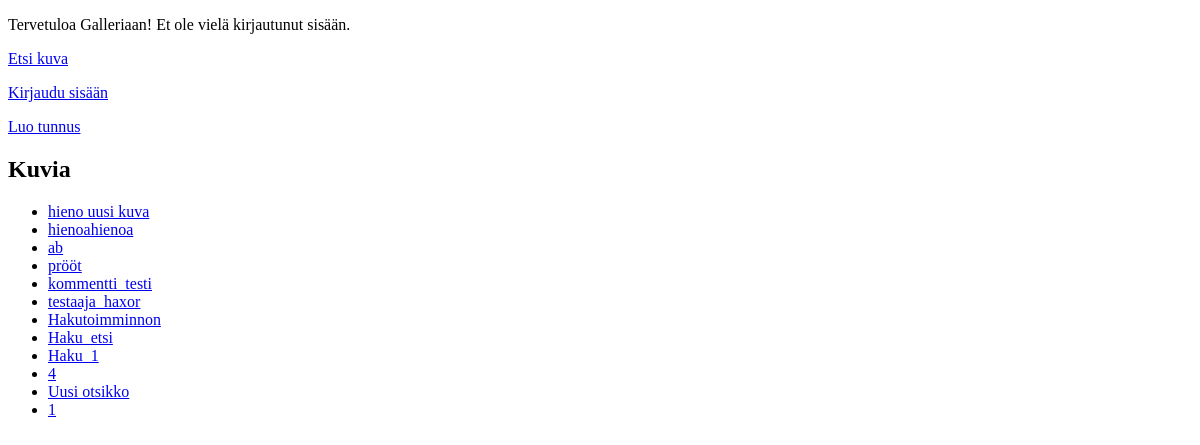
Before: / with the older database file.
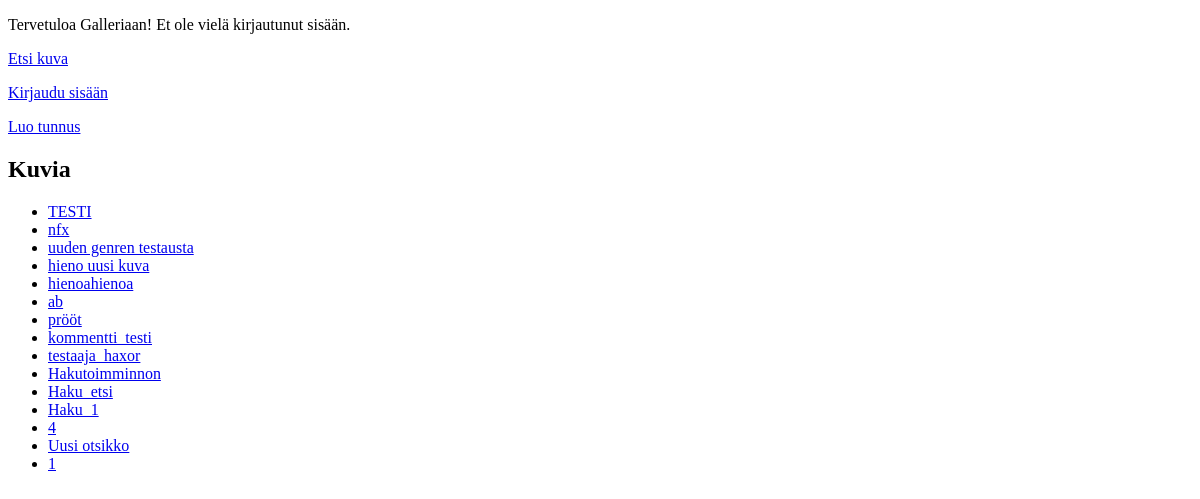
After: the same page with the newer database file.
### tables this page shows
CREATE TABLE images (
id INTEGER PRIMARY KEY,
title TEXT,
kuvaus TEXT,
genre TEXT,
user_id INTEGER REFERENCES users,
date_added TEXT
);

### app.py (the view)
@app.route("/")
def index():
    all_images = images.get_images()
    return render_template("index.html", images=all_images)

### db.py (called while the page is built)
def get_connection():
    con = sqlite3.connect("database.db")
    con.execute("PRAGMA foreign_keys = ON")
    con.row_factory = sqlite3.Row
    return con

def query(sql, params=[]):
    con = get_connection()
    result = con.execute(sql, params).fetchall()
    con.close()
    return result

### images.py (called while the page is built)
def get_images():
    sql = "SELECT id, title FROM images ORDER BY id DESC"
    return db.query(sql)

### templates/index.html (shortened to what this page needs)
<!DOCTYPE html>
<html>
<head>
</head>
<body>
    {% if session.username %}
    <p>
        Olet kirjautunut nimellä {{ session.username }}, id-numerosi on {{ session.user_id }}
    </p>
    <p>
        <a href="/find_image">Etsi kuva</a>
    </p>
    <p>
        <a href="/add_image">Lisää kuva</a>
    </p>
    <p>
        <a href="/logout">Kirjaudu ulos</a>
    </p>
    {% else %}
    <p>
        Tervetuloa Galleriaan!
        Et ole vielä kirjautunut sisään.
    </p>
    <p>
        <a href="/find_image">Etsi kuva</a>
    </p>
    <p>
        <a href="/login">Kirjaudu sisään</a>
    </p>
    <p>
        <a href="/register">Luo tunnus</a>
    </p>
    {% endif %}
    <h2>Kuvia</h2>
    <ul>
    {% for image in images %}
    <li><a href="/image/{{ image.id }}">{{ image.title }}</a></li>
    {% endfor %}
    </ul>
    </body>
</html>

Changed rows visible on the page:
added images: title "TESTI"
added images: title "nfx"
added images: title "uuden genren testausta"
